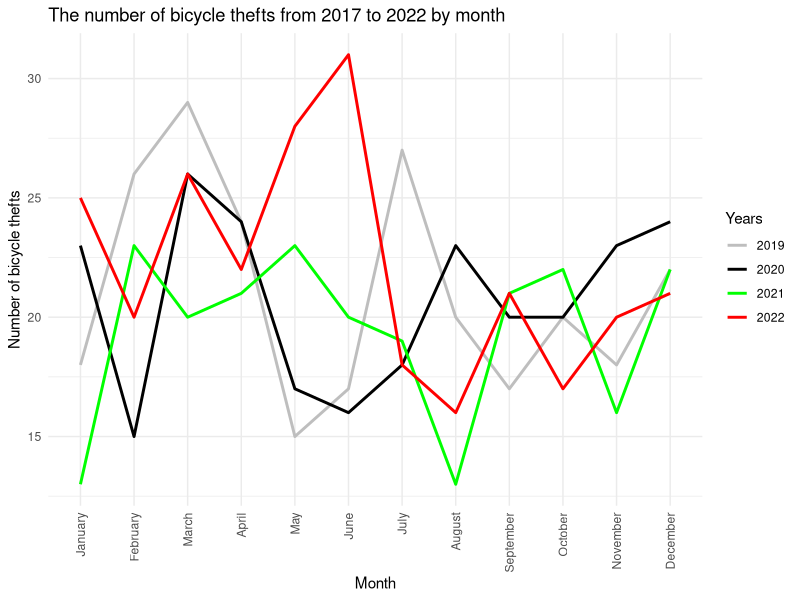

Reproduce this figure in R.
#### Preamble ####
# Purpose: Simulate the bicycle thefts data
# Author: Yiliu Cao
# Date: 3 October 2023
# Contact: yiliu.cao@mail.utoronto.ca
# License: MIT


#### Workspace setup ####
library(tidyverse)
library(knitr)
library(kableExtra)

#### Simulate data ####
set.seed(497)  
num_samples <- 1000

unique_occ_year <- c(2019, 2020, 2021, 2022)
unique_occ_month <- c("December", "January", "November", "June", "February", 
                      "March", "April", "October", "August", "September", "May", "July")  
unique_premises_type <- c("BM", "EL", "FO", "MT", "OT", "RC")
unique_bike_type <- c("Commercial", "Outside", "Apartment", "Other", "House", "Educational", "Transit")
unique_bike_colour <- c("BLK", "WHI", "BLU", "GRY")
min_bike_cost <- 100
max_bike_cost <- 2000
simulated_data <- data.frame(
  occ_year = sample(unique_occ_year, num_samples, replace = TRUE),
  occ_month = sample(unique_occ_month, num_samples, replace = TRUE),
  premises_type = sample(unique_premises_type, num_samples, replace = TRUE),
  bike_type = sample(unique_bike_type, num_samples, replace = TRUE),
  bike_colour = sample(unique_bike_colour, num_samples, replace = TRUE),
  bike_cost = round(runif(num_samples, min = min_bike_cost, max = max_bike_cost)), 0)

# Create the summary table
simulated_data %>% 
  group_by(occ_year) %>% 
  summarise(n = n()) %>% 
  arrange(desc(n)) %>% 
  rename(`Occurrence Year` = occ_year,
         `Count` = n) %>% 
  kable()

simulated_data %>% 
  group_by(premises_type) %>% 
  summarise(n = n()) %>% 
  arrange(desc(n)) %>% 
  rename(`Premise Type` = premises_type,
         `Count` = n) %>% 
  kable()

# Plot the graphs
summarized_data <- simulated_data %>%
  group_by(occ_year, occ_month) %>%
  summarize(Total_Thefts = n())

summarized_data %>% 
  mutate(occ_month = factor(occ_month, levels = month.name)) %>% 
  ggplot(aes(x = occ_month, y = Total_Thefts, group = occ_year, color =  as.factor(occ_year))) +
  geom_line(size = 1) +
  scale_colour_manual(name = "Years", 
                      values = c("grey", "black", "green", "red")) +
  labs(title = "The number of bicycle thefts from 2017 to 2022 by month",
       x = "Month",
       y = "Number of bicycle thefts") +
  theme_minimal() +
  guides(x = guide_axis(angle = 90))
